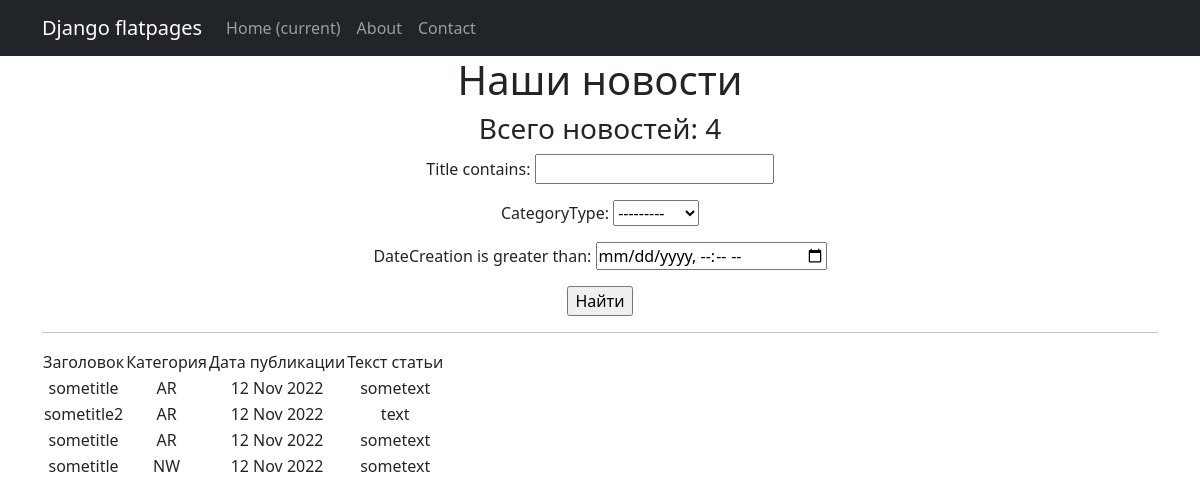
Page /news/search on the earlier database version.
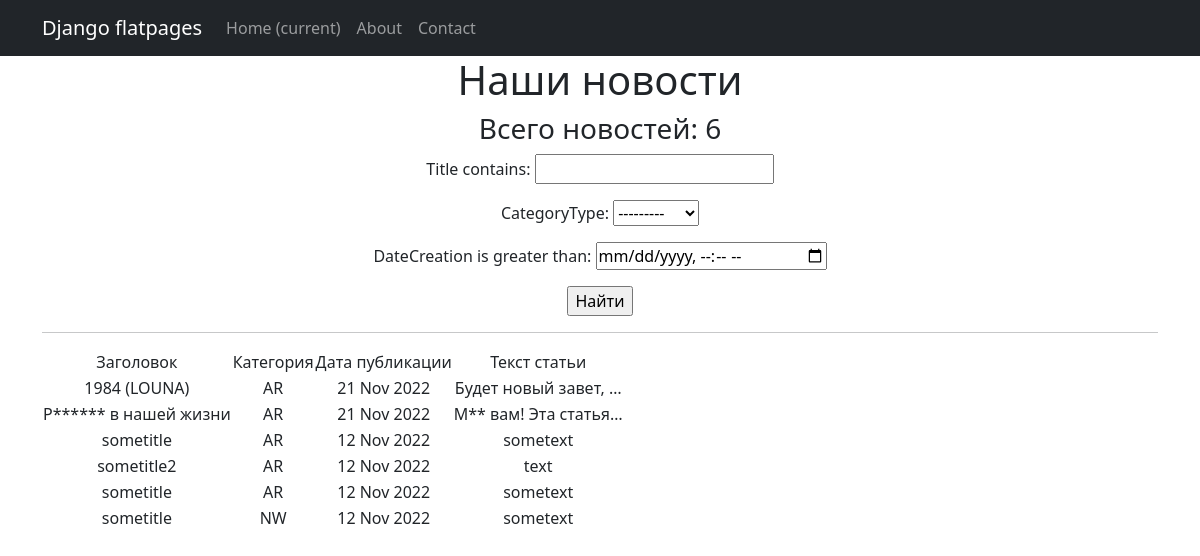
Same page on the later database version.
### news/models.py (models this page shows, shortened)
class Post(models.Model):
    author = models.ForeignKey(Author, on_delete=models.CASCADE)
    NEWS = 'NW'
    ARTICLE = 'AR'
    CATEGORY_CHOICES = (
        (NEWS, 'новость'),
        (ARTICLE, 'статья'),
    )
    categoryType = models.CharField(max_length=2, choices=CATEGORY_CHOICES, default=ARTICLE)
    dateCreation = models.DateTimeField(auto_now_add=True)
    postCategory = models.ManyToManyField(Category, through='PostCategory')
    title = models.CharField(max_length=128)
    text = models.TextField()
    rating = models.SmallIntegerField(default=0)

### news/views.py (the view)
# urls.py: path('search', PostsSearch.as_view(), name='post_search'),
class PostsSearch(ListView):
    model = Post
    ordering = "author"
    template_name = "posts_search.html"
    context_object_name = "posts"
    def get_queryset(self):
        queryset = super().get_queryset()
        self.filterset = PostFilter(self.request.GET, queryset)
        return self.filterset.qs
    def get_context_data(self, **kwargs):
        context = super().get_context_data(**kwargs)
        context['filterset'] = self.filterset
        return context

### news/templatetags/custom_filters.py (called while the page is built)
@register.filter()
def censor(value):
    bad_words = ['редиска', 'война', 'мир']
    if not isinstance(value, str):
        raise TypeError(f"unresolved type '{type(value)}' expected type 'str'")
    for word in value.split():
        if word.lower() in bad_words:
            value = value.replace(word, f"{word[0]}{'*' * (len(word) - 1)}")
            print(value)
    return value

### templates/posts_search.html (shortened to what this page needs)
{% extends 'flatpages/default.html' %}
{% load custom_filters %}
{% block content %}
    <h1>Наши новости</h1>
    <h3>Всего новостей: {{ posts|length }}</h3>
    <form action="" method="get">
        {{ filterset.form.as_p }}
        <input type="submit" value="Найти" />
    </form>
    <hr>
    <table>
        <tr>
           <td>Заголовок</td>
           <td>Категория</td>
           <td>Дата публикации</td>
           <td>Текст статьи</td>
        </tr>
        {% for post in posts|dictsortreversed:'dateCreation' %}
        <tr>
           <td>{{ post.title|censor }}</td>
           <td>{{ post.categoryType }}</td>
           <td>{{ post.dateCreation|date:'d M Y' }}</td>
           <td>{{ post.text|truncatechars:20|censor }}</td>
        </tr>
        {% endfor %}
    </table>
{% endblock content %}

Differences in the rows shown:
added Post: title|censor "1984 (LOUNA)", categoryType "AR", dateCreation "21 Nov 2022", text|censor "Будет новый завет, …"
added Post: title|censor "Р****** в нашей жизни", categoryType "AR", dateCreation "21 Nov 2022", text|censor "М** вам! Эта статья…"
Other differences:
{{ posts|length }}: "4" → "6"
